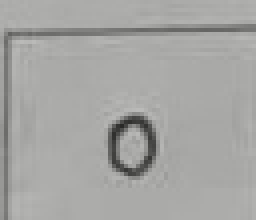
#> input picture Don/Dataset_Processing/Sample_Data/Cell_0.jpg, 64 x 55 px (shown 4 times larger); its folder holds only this picture in this run
$ jupyter execute cropper.ipynb
#> lines starting #> are read from the running program, lines starting #| are printed output that depends on the picture
[cell 1]
import cv2
import os

[cell 2]
def resize(image, size):
    dim = (size, size)
    return cv2.resize(image, dim, interpolation = cv2.INTER_LINEAR)

[cell 3]
def getSize(h, w):

    """
    Finds the shortest side and calculates the four corners so that the longest side
    will be cropped equally from both sides and the resultant image will be a square
    with length of the shorter side.

    :return: Four corners where the image must be croped
    """

    if h < w:
        w1 = (w - h) // 2
        w2 = h + w1
        h1 = 0
        h2 = h
    else:
        h1 = (h - w) // 2
        h2 = w + h1
        w1 = 0
        w2 = w
    return h1, h2, w1, w2

[cell 4]
def process(src_directory, dest_directory, images, size = 40):
#> called with src_directory = 'Sample_Data/', dest_directory = 'Sample_Data/Cropped/', size = 40
    for image in images:
        path = src_directory + image
        dest_path = dest_directory + image
        if not os.path.isfile(path):
            continue
        img = cv2.imread(path)
#> img is the input picture: shape (55, 64, 3); mean B, G, R 163.3, 165.3, 165.3
        height, width, _ = img.shape
#> height = 55; width = 64
        h1 = w1 = 0
        h2 = height
#> h2 = 55
        w2 = width
#> w2 = 64
        if height != width:
            h1, h2, w1, w2 = getSize(height, width)
#> h1 = 0; w1 = 4; w2 = 59
        cropped_img = img[h1:h2, w1:w2]
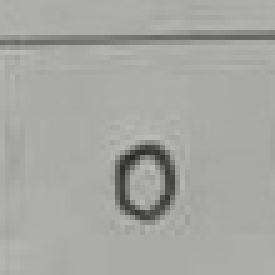
#> cropped_img: shape (55, 55, 3) (shown 5 times larger); mean B, G, R 163.9, 165.9, 165.9
        cv2.imwrite(dest_path, resize(cropped_img, size))
#> in resize, `return cv2.resize(image, dim, interpolation = cv2.INTER_LINEAR)`:
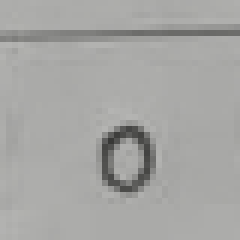
#> returned value: shape (40, 40, 3) (shown 6 times larger); mean of channels 0, 1, 2 163.7, 165.7, 165.7; drawn as B, G, R

$ run again, on Don/Dataset_Processing/Sample_Data/Cell_755.jpg
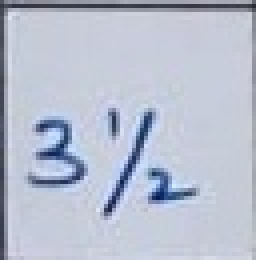
#> input picture Don/Dataset_Processing/Sample_Data/Cell_755.jpg, 64 x 65 px (shown 4 times larger)
#> in process, img is the input picture: shape (65, 64, 3); mean B, G, R 207.5, 190.9, 183.9
#> in process, `cropped_img = img[h1:h2, w1:w2]`:
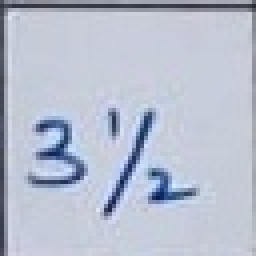
#> cropped_img: shape (64, 64, 3) (shown 4 times larger); mean B, G, R 207.3, 190.7, 183.6
#> in resize, `return cv2.resize(image, dim, interpolation = cv2.INTER_LINEAR)`:
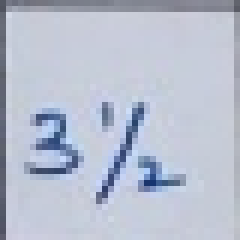
#> returned value: shape (40, 40, 3) (shown 6 times larger); mean of channels 0, 1, 2 207.7, 191, 183.9; drawn as B, G, R

$ run again, on Don/Dataset_Processing/Sample_Data/Cell_1.jpg
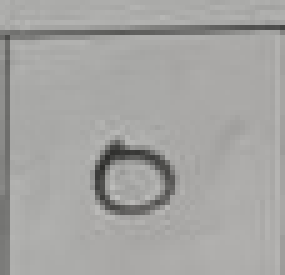
#> input picture Don/Dataset_Processing/Sample_Data/Cell_1.jpg, 57 x 55 px (shown 5 times larger)
#> in process, img is the input picture: shape (55, 57, 3); mean B, G, R 162, 164, 164.4
#> in process, `cropped_img = img[h1:h2, w1:w2]`:
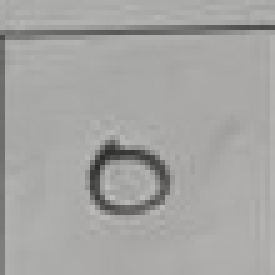
#> cropped_img: shape (55, 55, 3) (shown 5 times larger); mean B, G, R 162.5, 164.5, 165
#> in resize, `return cv2.resize(image, dim, interpolation = cv2.INTER_LINEAR)`:
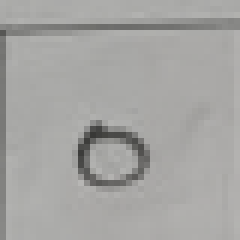
#> returned value: shape (40, 40, 3) (shown 6 times larger); mean of channels 0, 1, 2 162.5, 164.5, 165; drawn as B, G, R
